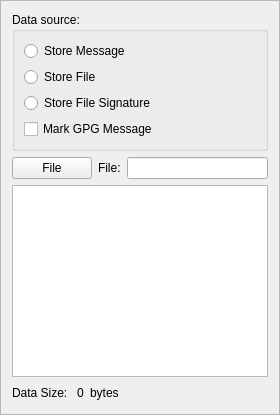
          <widget class="QFrame" name="frameDataSource">
           <property name="frameShape">
            <enum>QFrame::StyledPanel</enum>
           </property>
           <property name="frameShadow">
            <enum>QFrame::Raised</enum>
           </property>
           <layout class="QVBoxLayout" name="verticalLayout_5">
            <item>
             <layout class="QHBoxLayout" name="horizontalLayout_4">
              <item>
               <layout class="QVBoxLayout" name="verticalLayout_7">
                <item>
                 <widget class="QGroupBox" name="dataSrcGroupBox">
                  <property name="title">
                   <string>Data source:</string>
                  </property>
                  <layout class="QVBoxLayout" name="verticalLayout_4">
                   <item>
                    <widget class="QRadioButton" name="storeMessageRadioButton">
                     <property name="text">
                      <string>Store Message</string>
                     </property>
                     <property name="icon">
                      <iconset resource="../bitcoin.qrc">
                       <normaloff>:/icons/transaction_confirmed</normaloff>:/icons/transaction_confirmed</iconset>
                     </property>
                    </widget>
                   </item>
                   <item>
                    <widget class="QRadioButton" name="storeFileRadioButton">
                     <property name="text">
                      <string>Store File</string>
                     </property>
                     <property name="icon">
                      <iconset resource="../bitcoin.qrc">
                       <normaloff>:/icons/transaction_confirmed</normaloff>:/icons/transaction_confirmed</iconset>
                     </property>
                    </widget>
                   </item>
                   <item>
                    <widget class="QRadioButton" name="storeFileHashRadioButton">
                     <property name="text">
                      <string>Store File Signature</string>
                     </property>
                     <property name="icon">
                      <iconset resource="../bitcoin.qrc">
                       <normaloff>:/icons/transaction_confirmed</normaloff>:/icons/transaction_confirmed</iconset>
                     </property>
                    </widget>
                   </item>
                   <item>
                    <widget class="QCheckBox" name="markGpgCheckBox">
                     <property name="text">
                      <string>Mark GPG Message</string>
                     </property>
                    </widget>
                   </item>
                  </layout>
                 </widget>
                </item>
               </layout>
              </item>
             </layout>
            </item>
            <item>
             <layout class="QHBoxLayout" name="horizontalLayout_8">
              <item>
               <layout class="QVBoxLayout" name="verticalLayout_9">
                <item>
                 <widget class="QPushButton" name="fileStoreButton">
                  <property name="text">
                   <string>File</string>
                  </property>
                  <property name="icon">
                   <iconset resource="../bitcoin.qrc">
                    <normaloff>:/icons/open</normaloff>:/icons/open</iconset>
                  </property>
                 </widget>
                </item>
               </layout>
              </item>
              <item>
               <layout class="QVBoxLayout" name="verticalLayout_2">
                <item>
                 <layout class="QHBoxLayout" name="horizontalLayout_7">
                  <item>
                   <widget class="QLabel" name="fileStoreLabel">
                    <property name="text">
                     <string>File:</string>
                    </property>
                   </widget>
                  </item>
                  <item>
                   <widget class="QLineEdit" name="fileStoreEdit"/>
                  </item>
                 </layout>
                </item>
               </layout>
              </item>
             </layout>
            </item>
            <item>
             <widget class="QTextEdit" name="messageStoreEdit">
              <property name="minimumSize">
               <size>
                <width>0</width>
                <height>0</height>
               </size>
              </property>
             </widget>
            </item>
            <item>
             <layout class="QHBoxLayout" name="horizontalLayout_20">
              <item>
               <widget class="QLabel" name="dataSizeTextLabel">
                <property name="text">
                 <string>Data Size: </string>
                </property>
               </widget>
              </item>
              <item>
               <widget class="QLabel" name="dataSizeLabel">
                <property name="text">
                 <string>0</string>
                </property>
               </widget>
              </item>
              <item>
               <widget class="QLabel" name="dataSizeUnitLabel">
                <property name="text">
                 <string>bytes</string>
                </property>
               </widget>
              </item>
              <item>
               <spacer name="horizontalSpacer_5">
                <property name="orientation">
                 <enum>Qt::Horizontal</enum>
                </property>
                <property name="sizeHint" stdset="0">
                 <size>
                  <width>40</width>
                  <height>20</height>
                 </size>
                </property>
               </spacer>
              </item>
             </layout>
            </item>
           </layout>
          </widget>
